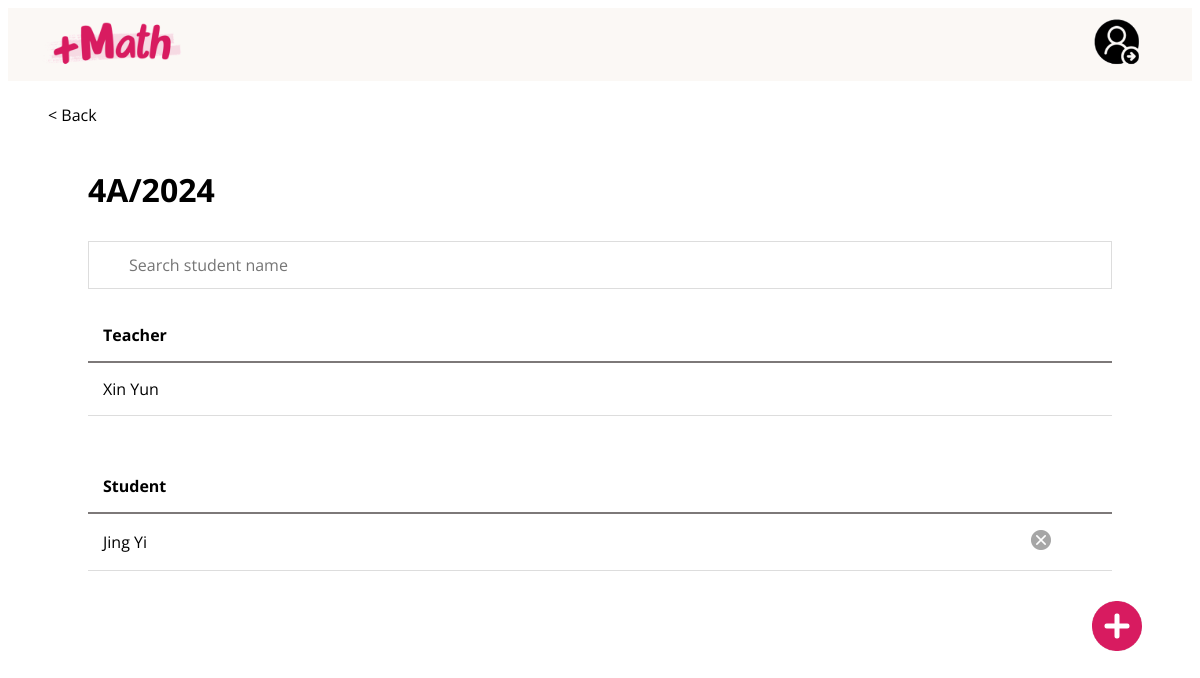
The app's page /ClassDetailsPage.php?class_id=1 with its own data.
### tables this page shows
CREATE TABLE IF NOT EXISTS `class` (
  `class_id` int NOT NULL AUTO_INCREMENT,
  `class_name` varchar(100) NOT NULL,
  `teacher_id` int NOT NULL,
  `admin_id` int NOT NULL,
  PRIMARY KEY (`class_id`),
  KEY `FK_class_teacher_id` (`teacher_id`),
  KEY `FK_class_admin_id` (`admin_id`)
);

CREATE TABLE IF NOT EXISTS `teacher` (
  `teacher_id` int NOT NULL AUTO_INCREMENT,
  `teacher_name` varchar(100) NOT NULL,
  `teacher_password` varchar(100) NOT NULL,
  `teacher_email` varchar(100) NOT NULL,
  PRIMARY KEY (`teacher_id`)
);

CREATE TABLE IF NOT EXISTS `student` (
  `student_id` int NOT NULL AUTO_INCREMENT,
  `student_name` varchar(100) NOT NULL,
  `student_password` varchar(100) NOT NULL,
  `student_email` varchar(100) NOT NULL,
  `class_id` int DEFAULT NULL,
  PRIMARY KEY (`student_id`),
  KEY `FK_student_class_id` (`class_id`)
);

### ClassDetailsPage.php (the view, shortened to what this page needs)
<!DOCTYPE html>
<html lang="en">
<head>
</head>
<body>
    <div style="position:sticky; z-index:1; top:0; height: 73px;background-color:#FBF8F5;">
        <div style="float:left; padding:10px 10px 10px 30px; cursor: pointer">
            <img src="logo.png" style="width:150px;" onclick="window.location.href='adminHomePage.php'">
        </div>
        <div style="float:right; padding-right:40px;">
            <div class="dropdown">
                <button class="dropbtn" id="dropbtn" type="button" onclick="profileDropDown()">
                    <img src="stuprofilebtn.png" style="width:50px;">
                </button>
            </div>
        </div>
    </div>
    <br>
    <button class="back" type="submit" name="back" onclick="window.location.href='AdminViewAllClasses.php'">< Back</button>
    <div class="allmembers">
        <?php
            $con = mysqli_connect("localhost", "root", "", "rwdd_assignment");
            if (isset($_GET['class_id'])) {
                $class_id = mysqli_real_escape_string($con, $_GET['class_id']);
                $class_query = "SELECT class_name FROM class WHERE class_id = '$class_id'";
                $class_result = mysqli_query($con, $class_query);
                if ($class_row = mysqli_fetch_assoc($class_result)) {
                    $class_name = $class_row['class_name'];
                    $student_query = "SELECT student_id, student_name FROM student WHERE class_id = '$class_id' ORDER BY student_name";
                    $student_result = mysqli_query($con, $student_query);
                    $teacher_query = "SELECT class.class_id, teacher.teacher_name FROM class INNER JOIN teacher ON class.teacher_id = teacher.teacher_id WHERE class.class_id = '$class_id'";
                    $teacher_result = mysqli_query($con, $teacher_query);
                } else {
                    echo "<script>
                            alert('Class not found.');
                            window.location.href = 'AdminViewAllClasses.php';
                          </script>";
                    exit();
                }
            } else {
                echo "<script>
                        alert('No class selected.');
                        window.location.href = 'AdminViewAllClasses.php';
                      </script>";
                exit();
            }
        ?>
        <h1><?php echo $class_name; ?></h1>
        <input type="text" id="search_student" onkeyup="filterStudent()" placeholder="Search student name">
        <table>
            <tr>
                <th style="width:90%;">Teacher</th>
            </tr>
            <?php
                if (mysqli_num_rows($teacher_result) > 0) {
                    while ($teacher = mysqli_fetch_assoc($teacher_result)) { ?>
                        <tr class="row_hover">
                            <td><?php echo htmlspecialchars($teacher['teacher_name']); ?></td>
                        </tr>
                    <?php
                    }
                } else { ?>
                    <tr>
                        <td colspan="2">No teacher in this class.</td>
                    </tr>
                <?php
                }
            ?>
        </table>
        <br><br>
        <table id="student_table">
            <tr>
                <th style="width:90%;">Student</th>
                <th style="width:10%;"> </th>
            </tr>
            <?php
                if (mysqli_num_rows($student_result) > 0) {
                    while ($student = mysqli_fetch_assoc($student_result)) { ?>
                        <tr class="row_hover">
                            <td><?php echo htmlspecialchars($student['student_name']); ?></td>
                            <td>
                                <form method="POST" onsubmit="return confirmDelete()" style="display: inline;">
                                    <button class="adminclass3dotbtn" type="submit">
                                        <img src="adminremovestudent.png" style="width:20px;">
                                    </button>
                                </form>
                            </td>
                        </tr>
                    <?php
                    }
                } else { ?>
                    <tr>
                        <td colspan="2">No student in this class.</td>
                    </tr>
                <?php
                }
            ?>
        </table>
    </div>
    <div style="position:sticky; bottom:0; height: 73px;background-color:transparent;">
        <div style="float:right; padding-right:40px;">
            <button class="addbtn" type="button"
            onclick="resetModal(); document.getElementById('addStudent').style.display='block'" style="width:auto;">
                <img src="adminaddstudent.png" style="width:50px;">
            </button>
        </div>
    </div>
</body>
</html>

### ClassDetailsPage.php (style rules this page uses)
@media only screen and (min-width: 768px) { .allmembers { padding: 20px 80px; } }
* { box-sizing: border-box; font-family: "Open Sans", sans-serif; }
.back { font-size: 16px; background-color:white; border-style:none; padding-left:40px; cursor: pointer }
.dropbtn { border-style:none; background-color:transparent; padding: 10px; cursor: pointer; }
.dropdown { position: relative; display: inline-block; }
#search_student { background-image: url('https://www.w3schools.com/css/searchicon.png'); background-position: 10px 10px; background-repeat: no-repeat; width: 100%; font-size: 16px; padding: 12px 20px 12px 40px; border: 1px solid #ddd; margin-bottom: 20px; }
table { border-collapse: collapse; width: 100%; font-size: 16px; }
th { padding: 15px; text-align: left; border-bottom: 2px solid #7d7979; }
td { padding: 15px; text-align: left; border-bottom: 1px solid #ddd; }
.adminclass3dotbtn { border-style:none; background-color:transparent; cursor: pointer; }
.addbtn { border-style:none; background-color:transparent; padding: 10px; cursor: pointer; }
input[type=text] { width: 100%; padding: 12px 20px; margin: 8px 0; display: inline-block; border: 1px solid #ccc; box-sizing: border-box; font-size: 16px; }

### records on screen
class: class_name "4A/2024", teacher.teacher_name "Xin Yun"
student: student_name "Jing Yi"
